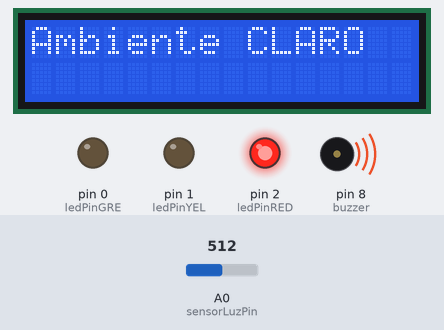
This sketch was run on a simulated Arduino Uno, built with avr-gcc and run on an emulated ATmega328P. Shown: 16×2 character LCD, output pins drawn as LEDs (lit = HIGH), buzzer (waves = sounding). Inputs (shaded band) come from the test bench; at power-on: A0 (sensorLuzPin) = 512.

Above: at 1.2 s.
1.3 s: A0 (sensorLuzPin) set to 402
3.2 s: A0 (sensorLuzPin) set to 367
At 5.2 s:
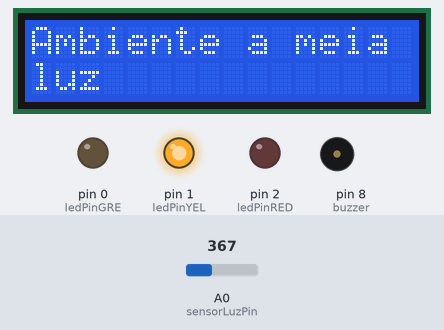
5.5 s: A0 (sensorLuzPin) set to 343
At 6.9 s:
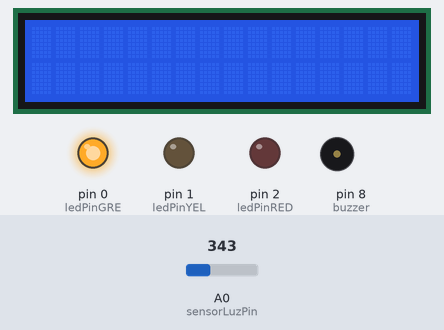
7.5 s: A0 (sensorLuzPin) set to 511
At 8.6 s:
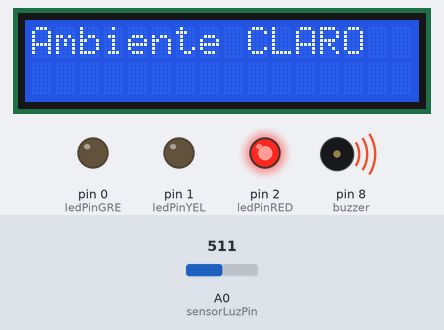
9.5 s: A0 (sensorLuzPin) set to 306
At 11.5 s:
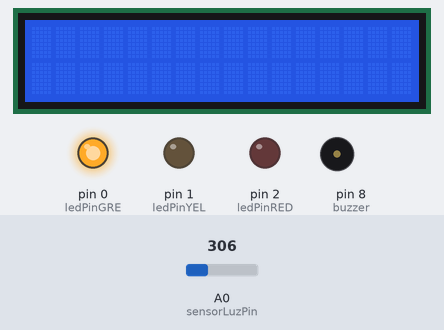
Timing chart, 0 to 12.5 s (numbered marks = the images above; inputs shaded):
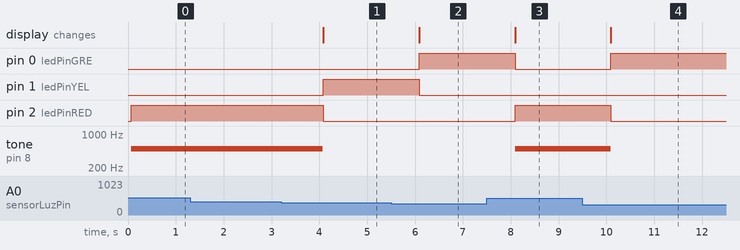

Measured:
- the behaviour switches between 386 and 385 on A0 (sensorLuzPin) (found by bisection; images 0 and 1)
- the behaviour switches between 358 and 357 on A0 (sensorLuzPin) (found by bisection; images 1 and 2)
- after the input at 3.2 s, pin 1 (ledPinYEL): LOW → HIGH after 0.88 s; pin 2 (ledPinRED): HIGH → LOW after 0.88 s; tone on pin 8 (buzzer): 500 Hz → silent after 0.87 s; the display: changes after 0.88 s (image 1)
- after the input at 5.5 s, pin 0 (ledPinGRE): LOW → HIGH after 0.59 s; pin 1 (ledPinYEL): HIGH → LOW after 0.59 s; the display: changes after 0.59 s (image 2)
- after the input at 7.5 s, pin 0 (ledPinGRE): HIGH → LOW after 0.59 s; pin 2 (ledPinRED): LOW → HIGH after 0.59 s; tone on pin 8 (buzzer): silent → 500 Hz after 0.59 s; the display: changes after 0.59 s (image 3)
- after the input at 9.5 s, pin 0 (ledPinGRE): LOW → HIGH after 0.59 s; pin 2 (ledPinRED): HIGH → LOW after 0.59 s; tone on pin 8 (buzzer): 500 Hz → silent after 0.59 s; the display: changes after 0.59 s (image 4)

The sketch:

desafio_vinheria1.ino
```cpp
int ledPinRED = 2;
int ledPinYEL = 1;
int ledPinGRE = 0;

int sensorLuzPin = A0;
int val;
int valAtual = 0;

int buzzer = 8;

#include <LiquidCrystal.h>
LiquidCrystal lcd1(12, 11, 10, 6, 5, 4, 3);

void setup()
{
  pinMode(ledPinRED, OUTPUT);
  pinMode(ledPinYEL, OUTPUT);
  pinMode(ledPinGRE, OUTPUT);
  pinMode(buzzer, OUTPUT);

  lcd1.begin(16, 2);
  lcd1.clear();
  lcd1.setCursor(0, 0);
}

void loop()
{


  	val = analogRead(sensorLuzPin);
  	int luz = map(val, 54 , 974, 0, 100);
  	Serial.println(luz);

  	if (valAtual != val) {
      	noTone(buzzer);
      	lcd1.clear();
    	lcd1.display();
      	if (luz > 0 && luz <= 32) { // requisito 1
          	lcd1.clear();
          	digitalWrite(ledPinRED, LOW);
            digitalWrite(ledPinYEL, LOW);
      		digitalWrite(ledPinGRE, HIGH);
        } else if (luz > 32 && luz <= 35) { // requisito 2
            lcd1.print("Ambiente a meia");
            lcd1.setCursor(0, 1);
            lcd1.print("luz");
          	digitalWrite(ledPinRED, LOW);
            digitalWrite(ledPinYEL, HIGH);
            digitalWrite(ledPinGRE, LOW);
            lcd1.setCursor(0, 0);
        } else { // requisito 3
            lcd1.print("Ambiente CLARO");
          	digitalWrite(ledPinRED, HIGH);
            digitalWrite(ledPinYEL, LOW);
            digitalWrite(ledPinGRE, LOW);
          	tone(buzzer, 500); // requisito 4
        }
      }

  	valAtual = val;
  	delay(1000);
}
```
